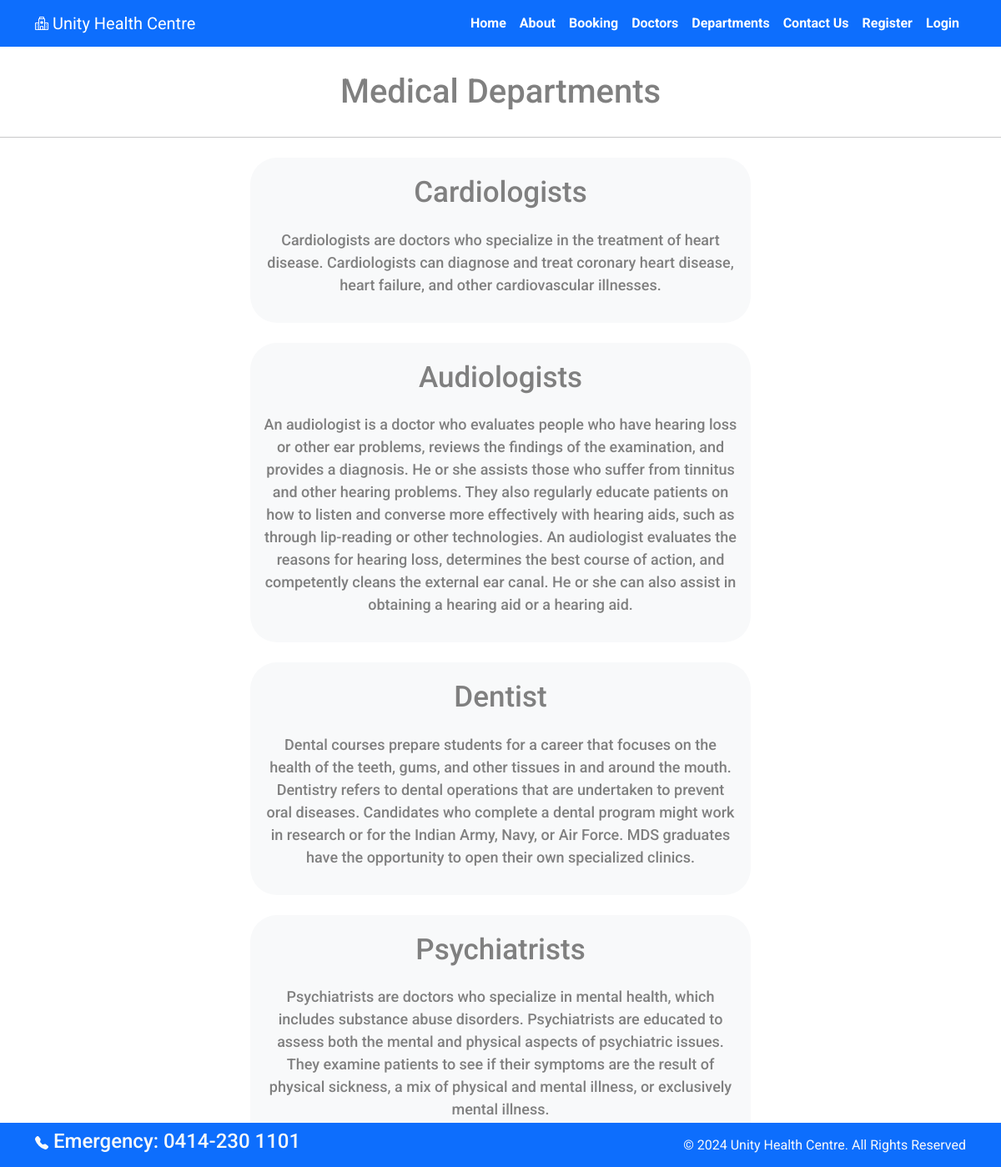
Page /department/ on the committed database.
### hospital_management/models.py (models this page shows, shortened)
class Departments(models.Model):
    dep_name = models.CharField(max_length=100)
    dep_description = models.TextField()

### hospital_management/views.py (the view)
# urls.py: path('department/',views.department,name="department"),
def department(request):
    dict_dept={
        'dept':Departments.objects.all()
    }
    return render(request,"department.html",dict_dept)

### templates/department.html (shortened to what this page needs)
{% extends 'base.html' %}
{% block content%}
<div class=" container-fluid text-center  mx-auto w-50  my-4 mx-5 border-3 border-info rounded-5">
<p class=" text-center fw-medium" style="color:grey;font-size:40px;">Medical Departments</p></div>
<hr>
{% for d in dept %}
<div class="text-center border-1 bg-light rounded-5 mx-auto w-50 my-4   text-whitee p-3 my-4 fw-medium" style="">
    <p style="font-size:35px; color:grey;">{{d.dep_name}}</p>
    <p class="text-center" style="color:grey; font-size:18px;">{{d.dep_description}}</p>
</div>
{% endfor %}
{% endblock %}

### static/css/style.css (style rules this page uses)
:root { --bs-body-font-family: 'Roboto', sans-serif; }

### rows in the picture
Departments: dep_name "Cardiologists", dep_description "Cardiologists are doctors who specialize in the treatment of heart disease. Cardiologists can diagnose and treat coronary heart disease, heart failure, and other cardiovascular illnesses."
Departments: dep_name "Audiologists", dep_description "An audiologist is a doctor who evaluates people who have hearing loss or other ear problems, reviews the findings of the examination, and provides a diagnosis. He or she assists those who suffer from tinnitus and other hearing problems. They also regularly educate patients on how to listen and converse more effectively with hearing aids, such as through lip-reading or other technologies. An audiologist evaluates the reasons for hearing loss, determines the best course of action, and competently cleans the external ear canal. He or she can also assist in obtaining a hearing aid or a hearing aid."
Departments: dep_name "Dentist", dep_description "Dental courses prepare students for a career that focuses on the health of the teeth, gums, and other tissues in and around the mouth. Dentistry refers to dental operations that are undertaken to prevent oral diseases. Candidates who complete a dental program might work in research or for the Indian Army, Navy, or Air Force. MDS graduates have the opportunity to open their own specialized clinics."
Departments: dep_name "Psychiatrists", dep_description "Psychiatrists are doctors who specialize in mental health, which includes substance abuse disorders. Psychiatrists are educated to assess both the mental and physical aspects of psychiatric issues. They examine patients to see if their symptoms are the result of physical sickness, a mix of physical and mental illness, or exclusively mental illness."
